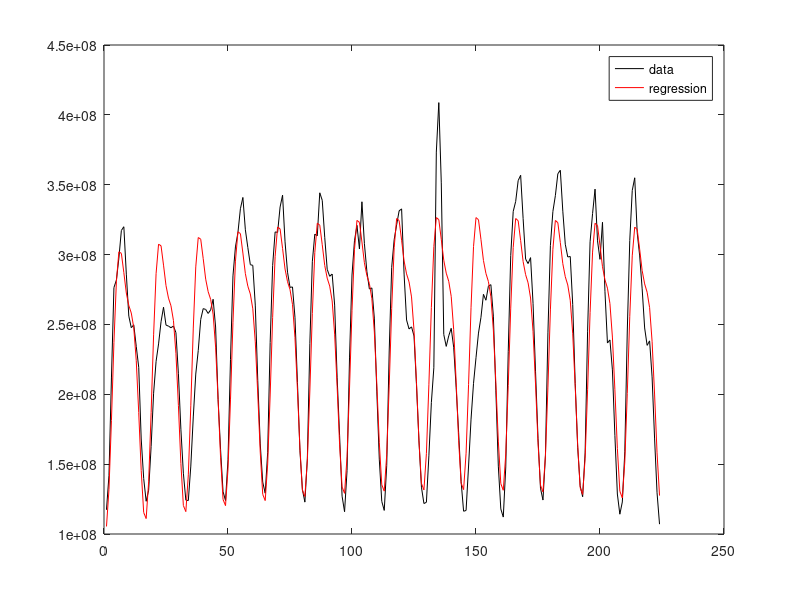
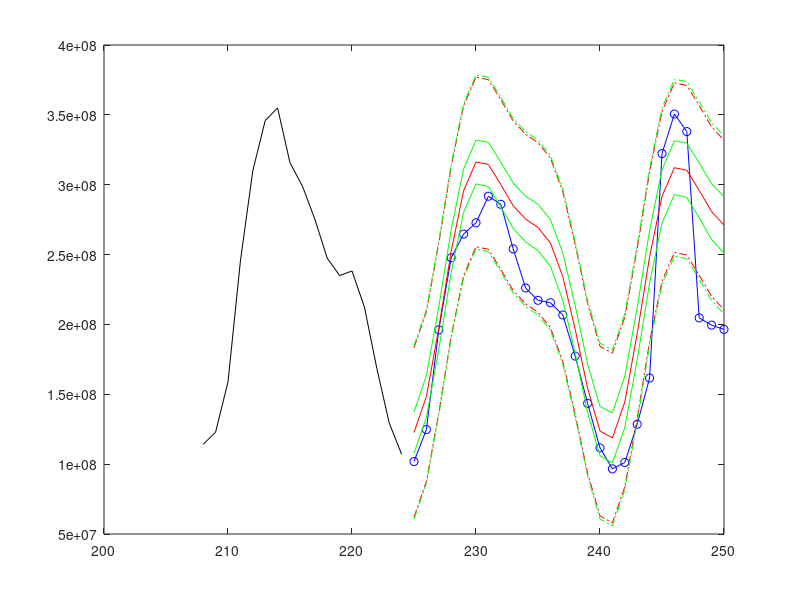
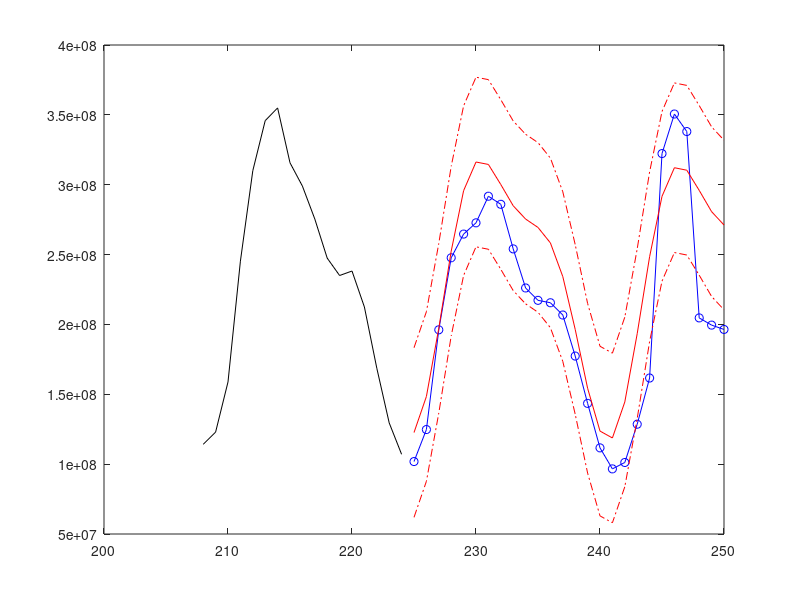

The MATLAB script that drew these images, in order:
% Milan Vojnovic, May 21, 2003
% Slavisa Sarafijanovic, May 24, 2004
% Alaeddine El Fawal, April 2005
% Corrected by Slavisa Sarafijanovic, May 29, 2006

close all;
clear all;

load sprint250.txt
y = sprint250;

alpha = 0.95;

% we assume we do not know last 26 data points
nob = 224
t = [1:nob]';

X=zeros(nob, 7);

X(:,1)=1;
X(:,2)=t;
X(:,3)=t.^2;
X(:,4)=cos(2*pi*t/16);
X(:,5)=sin(2*pi*t/16);
X(:,6)=cos(2*pi*t/8);
X(:,7)=sin(2*pi*t/8);

[b,bint,r,rint,stats] = regress(y(1:nob), X, alpha);

t= [1:length(y)]';

yreg=b(1)+b(2)*t+b(3)*t.^2+b(4)*cos(2*pi*t/16)+b(5)*sin(2*pi*t/16);
yreg=yreg+b(6)*cos(2*pi*t/8)+b(7)*sin(2*pi*t/8);

figure
plot(t(1:nob), y(1:nob), 'k')
hold
plot(t(1:nob), yreg(1:nob), 'r')
hold off
legend('data', 'regression')
npast=16;

%err = y(nob+1:length(y))-yreg(nob+1:length(yreg));
res = y(1:nob)-yreg(1:nob);

%cint = tinv((1+alpha)/2, length(err)-1)*std(err)/sqrt(length(err));
cint = norminv((1+alpha)/2)*std(res,1)*(nob-1)/(nob-length(b));
% cint = norminv((1+alpha)/2)*sqrt(sum(res.^2)/(nob-length(b))); <- gives very similar as previous line



%%%%%%%%%%%% added by Slavisa, May 27 2006 (with comments)
%%% computed cint doesn't take correctly into account uncertanty caused by
%%% estimating b(i), i=1,...,7.
%%% we can compute ci - the ci for predicted yreg using (Thm 8.1.1)

% first compute s2 and K using model X of dimension nob*7 for which
% observations exist, and from which b(i) are estimated
ssr=sum((y(1:nob)-yreg(1:nob)).^2);
s2=ssr/(nob-length(b));
K=(X'*X)\X';

% then (periodicity) assume validity of the model extends to nob+1,...,250.
t = [1:length(y)]';
Xe=zeros(length(y), 7);
Xe(:,1)=1;
Xe(:,2)=t;
Xe(:,3)=t.^2;
Xe(:,4)=cos(2*pi*t/16);
Xe(:,5)=sin(2*pi*t/16);
Xe(:,6)=cos(2*pi*t/8);
Xe(:,7)=sin(2*pi*t/8);

% and compute vector of variance bias terms g and conf. int. ci using (Thm 8.1.1.4.c)
g=sum((Xe*K).^2,2);
eta=tinv((1+alpha)/2, nob-length(b));
ci=eta*((g*s2).^0.5);

% we are interested in "prediction with confidence intervals" (lecture notes, page 203)
% which is probably meant to be prediction interval defined as: 
% new sample will be in the prediction interval with probability = alpha 
% it can be computed as in Question 8.1.2 (lecture notes, page 179)
pi=eta*(((1+g)*s2).^(0.5));

% add ci and pi to the figure to compare against cint
figure
plot(t(nob-npast:nob), y(nob-npast:nob), 'k')
hold on
plot(t(nob+1:length(y)), y(nob+1:length(y)), 'o-b')
plot(t(nob+1:length(yreg)), yreg(nob+1:length(yreg)), 'r')
plot(t(nob+1:length(yreg)), yreg(nob+1:length(yreg))+cint, 'r-.')
plot(t(nob+1:length(yreg)), yreg(nob+1:length(yreg))-cint, 'r-.')
plot(t(nob+1:length(yreg)), yreg(nob+1:length(yreg))+ci(nob+1:length(yreg)), 'g-')
plot(t(nob+1:length(yreg)), yreg(nob+1:length(yreg))-ci(nob+1:length(yreg)), 'g-')
plot(t(nob+1:length(yreg)), yreg(nob+1:length(yreg))+pi(nob+1:length(yreg)), 'g-.')
plot(t(nob+1:length(yreg)), yreg(nob+1:length(yreg))-pi(nob+1:length(yreg)), 'g-.')
hold off

%%% conclusion on pi vs cint: in this example, pi and cint are very similar beacuse
%%% the variance bias terms are small; in other words, the uncertanty due to estimating b(i) 
%%% is much smaller then the uncertanty due to the (estimated) variance of residuals
%%% BUT, in general, this might not be true and should be checked.
%%% or simply always use pi (as computed above).

%%%%%%%%%%%%%%%% end of added by slavisa

%plot(t(nob-npast:nob), y(nob-npast:nob), 'o-k')
figure
plot(t(nob-npast:nob), y(nob-npast:nob), 'k')

hold on
plot(t(nob+1:length(y)), y(nob+1:length(y)), 'o-b')
plot(t(nob+1:length(yreg)), yreg(nob+1:length(yreg)), 'r')
plot(t(nob+1:length(yreg)), yreg(nob+1:length(yreg))+cint, 'r-.')
plot(t(nob+1:length(yreg)), yreg(nob+1:length(yreg))-cint, 'r-.')
hold off


